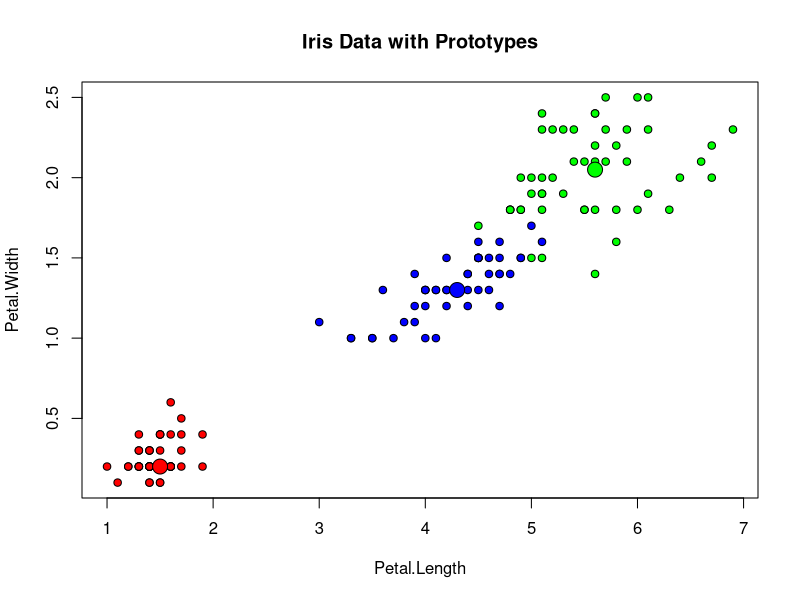
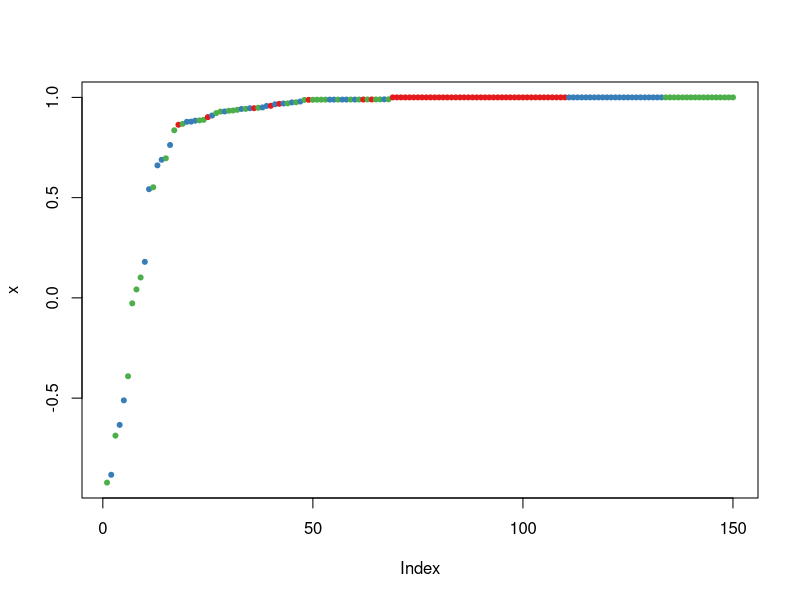
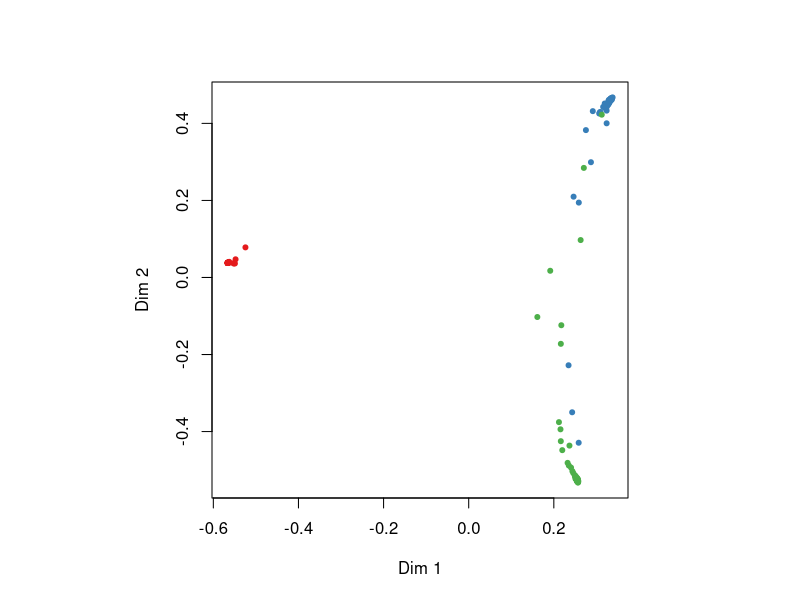
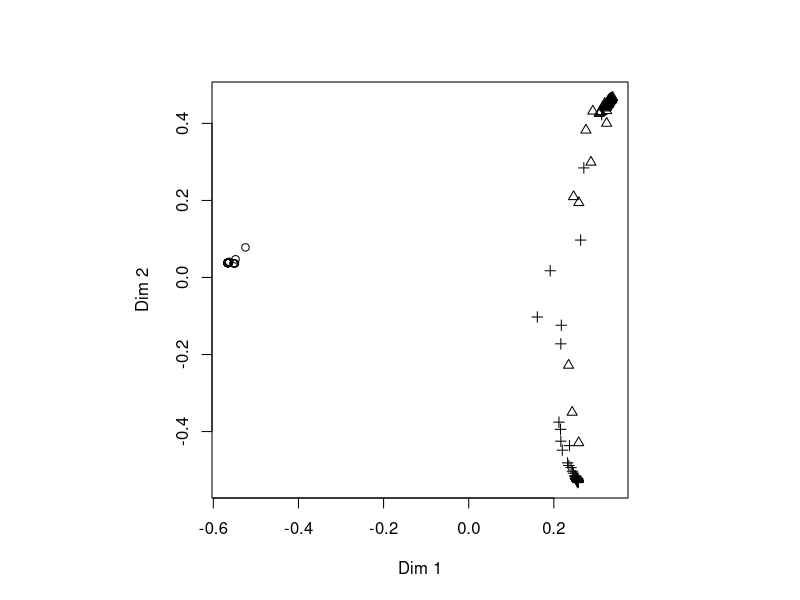

These figures' R source, in order: (Note: this script raises an error after producing the figures.)
library(randomForest)

data(iris)
iris.rf <- randomForest(iris[,-5], iris[,5], prox=TRUE)
iris.p <- classCenter(iris[,-5], iris[,5], iris.rf$prox) #找到最近的邻居
plot(iris[,3], iris[,4], pch=21, xlab=names(iris)[3], ylab=names(iris)[4],
     bg=c("red", "blue", "green")[as.numeric(factor(iris$Species))],
     main="Iris Data with Prototypes")
points(iris.p[,3], iris.p[,4], pch=21, cex=2, bg=c("red", "blue", "green"))


rf1 <- randomForest(Species ~ ., iris, ntree=50, norm.votes=FALSE)
rf2 <- randomForest(Species ~ ., iris, ntree=50, norm.votes=FALSE)
rf3 <- randomForest(Species ~ ., iris, ntree=50, norm.votes=FALSE)
rf.all <- combine(rf1, rf2, rf3) #将树组合在一起
print(rf.all)


getTree(randomForest(iris[,-5], iris[,5], ntree=10), 3, labelVar=TRUE) #第三棵树
# status是否是终端 -1是 1不是



iris.rf <- randomForest(Species ~ ., iris, ntree=50, norm.votes=FALSE)
iris.rf <- grow(iris.rf, 50) #新增加树
print(iris.rf) #增加后误差矩阵等不显示


data(mtcars)
mtcars.rf <- randomForest(mpg ~ ., data=mtcars, ntree=1000,
                          keep.forest=FALSE, importance=TRUE)
importance(mtcars.rf) #第一个为OOB，第二个为基尼系数


iris.rf <- randomForest(Species ~ ., iris, keep.forest=FALSE)
plot(margin(iris.rf)) #正的表示正确的分类


iris.rf <- randomForest(Species ~ ., iris, proximity=TRUE,
                        keep.forest=FALSE)
MDSplot(iris.rf, iris$Species) #多维坐标
MDSplot(iris.rf, iris$Species, palette=rep(1, 3), pch=as.numeric(iris$Species))



iris.na <- iris
for (i in 1:4) iris.na[sample(150, sample(20)), i] <- NA
iris.roughfix <- na.roughfix(iris.na) #离散用众数填补，连续用中位数填补

iris.rf <- randomForest(iris[,-5], iris[,5], proximity=TRUE)
plot(outlier(iris.rf), type="h", #极端值用减去中位数除MAD（中位数绝对偏差）
     col=c("red", "green", "blue")[as.numeric(iris$Species)])



iris.rf <- randomForest(Species~., iris)
partialPlot(iris.rf, iris, Petal.Width, "versicolor") #变量对目标的边际影响

plot(randomForest(mpg ~ ., mtcars, keep.forest=FALSE, ntree=100), log="y")


ind <- sample(2, nrow(iris), replace = TRUE, prob=c(0.8, 0.2))
iris.rf <- randomForest(Species ~ ., data=iris[ind == 1,])
iris.pred <- predict(iris.rf, iris[ind == 2,])
table(observed = iris[ind==2, "Species"], predicted = iris.pred)
predict(iris.rf, iris[ind == 2,], predict.all=TRUE)
predict(iris.rf, iris[ind == 2,], mtry=if (!is.null(y) && !is.factor(y)){
        max(floor(ncol(x)/3), 1)}else{ floor(sqrt(ncol(x)))},
        proximity=TRUE)



iris.rf <- randomForest(Species ~ ., data=iris, importance=TRUE,localImp=TRUE,
                        mtry=2,ntree=212, #两个重要参数
                        proximity=TRUE)
print(iris.rf)
plot(iris.rf)
round(importance(iris.rf), 2)

myiris <- cbind(iris[1:4], matrix(runif(1 * nrow(iris)), nrow(iris), 1))
result <- rfcv(myiris, iris$Species, cv.fold=3) #交叉验证次数
with(result, plot(n.var, error.cv, log="x", type="o", lwd=2))


iris.na <- iris
for (i in 1:4) iris.na[sample(150, sample(20)), i] <- NA
iris.imputed <- rfImpute(Species ~ ., iris.na) #缺失值的重要性


hist(treesize(iris.rf))


fgl.res <- tuneRF(fgl[,-10], fgl[,10], stepFactor=0.5) #寻找最优的mtry参数



mtcars.rf <- randomForest(mpg ~ ., data=mtcars, ntree=1000, keep.forest=FALSE,
                          importance=TRUE)

varImpPlot(mtcars.rf) #参数重要性


varUsed(randomForest(Species~., iris, ntree=100), by.tree=FALSE, count=TRUE) #变量在随机森林中被用的次数

#2019.12.4
#如果要分类，y需要转成factor形式，不然会被当成回归形式

